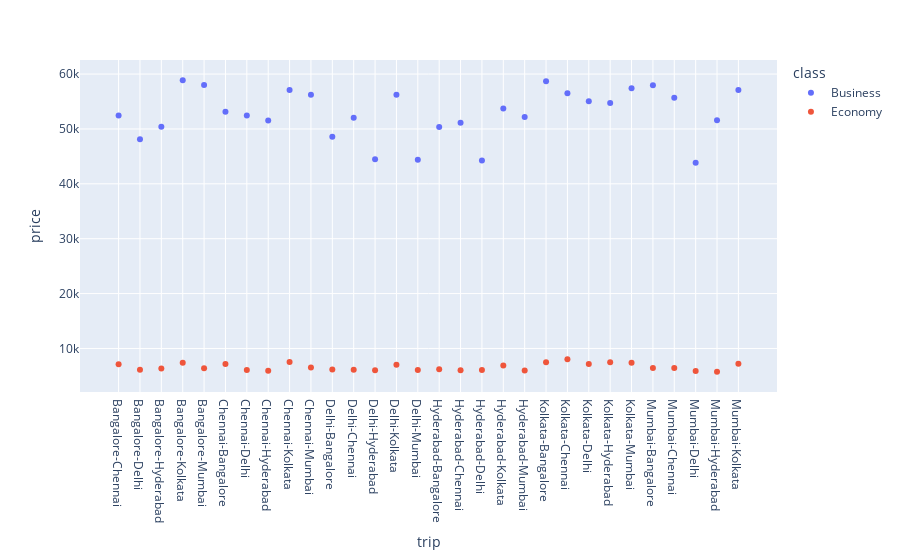

The notebook cell this image was saved under:
### Code cell
ww1=df.groupby(['trip','class'],as_index=False).price.mean()
df1=pd.DataFrame(ww1)
df1. head(20)
px.scatter(df1, 
           x= 'trip',
           y= 'price',
           color= 'class',
           #title= 'Economy flight prices based on arrival time'
           )

### Figure 1 — Plotly figure (JSON) as saved in the notebook; plotly's stock layout.template omitted (floating-point values rounded to 4 significant figures)
{"data": [{"hovertemplate": "class=Business<br>trip=%{x}<br>price=%{y}<extra></extra>", "legendgroup": "Business", "marker": {"color": "#636efa", "symbol": "circle"}, "mode": "markers", "name": "Business", "orientation": "v", "showlegend": true, "type": "scatter", "x": ["Bangalore-Chennai", "Bangalore-Delhi", "Bangalore-Hyderabad", "Bangalore-Kolkata", "Bangalore-Mumbai", "Chennai-Bangalore", "Chennai-Delhi", "Chennai-Hyderabad", "Chennai-Kolkata", "Chennai-Mumbai", "Delhi-Bangalore", "Delhi-Chennai", "Delhi-Hyderabad", "Delhi-Kolkata", "Delhi-Mumbai", "Hyderabad-Bangalore", "Hyderabad-Chennai", "Hyderabad-Delhi", "Hyderabad-Kolkata", "Hyderabad-Mumbai", "Kolkata-Bangalore", "Kolkata-Chennai", "Kolkata-Delhi", "Kolkata-Hyderabad", "Kolkata-Mumbai", "Mumbai-Bangalore", "Mumbai-Chennai", "Mumbai-Delhi", "Mumbai-Hyderabad", "Mumbai-Kolkata"], "xaxis": "x", "y": [52440.0, 48140.0, 50400.0, 58850.0, 58020.0, 53110.0, 52440.0, 51560.0, 57080.0, 56220.0, 48580.0, 52030.0, 44460.0, 56240.0, 44360.0, 50360.0, 51130.0, 44250.0, 53730.0, 52180.0, 58680.0, 56500.0, 55050.0, 54730.0, 57420.0, 57970.0, 55700.0, 43850.0, 51590.0, 57110.0], "yaxis": "y"}, {"hovertemplate": "class=Economy<br>trip=%{x}<br>price=%{y}<extra></extra>", "legendgroup": "Economy", "marker": {"color": "#EF553B", "symbol": "circle"}, "mode": "markers", "name": "Economy", "orientation": "v", "showlegend": true, "type": "scatter", "x": ["Bangalore-Chennai", "Bangalore-Delhi", "Bangalore-Hyderabad", "Bangalore-Kolkata", "Bangalore-Mumbai", "Chennai-Bangalore", "Chennai-Delhi", "Chennai-Hyderabad", "Chennai-Kolkata", "Chennai-Mumbai", "Delhi-Bangalore", "Delhi-Chennai", "Delhi-Hyderabad", "Delhi-Kolkata", "Delhi-Mumbai", "Hyderabad-Bangalore", "Hyderabad-Chennai", "Hyderabad-Delhi", "Hyderabad-Kolkata", "Hyderabad-Mumbai", "Kolkata-Bangalore", "Kolkata-Chennai", "Kolkata-Delhi", "Kolkata-Hyderabad", "Kolkata-Mumbai", "Mumbai-Bangalore", "Mumbai-Chennai", "Mumbai-Delhi", "Mumbai-Hyderabad", "Mumbai-Kolkata"], "xaxis": "x", "y": [7106.0, 6125.0, 6360.0, 7376.0, 6381.0, 7175.0, 6076.0, 5961.0, 7547.0, 6529.0, 6176.0, 6102.0, 6031.0, 7046.0, 6060.0, 6235.0, 6050.0, 6072.0, 6882.0, 5969.0, 7472.0, 8012.0, 7161.0, 7489.0, 7406.0, 6433.0, 6421.0, 5889.0, 5775.0, 7228.0], "yaxis": "y"}], "layout": {"legend": {"title": {"text": "class"}, "tracegroupgap": 0}, "margin": {"t": 60}, "xaxis": {"anchor": "y", "domain": [0, 1], "title": {"text": "trip"}}, "yaxis": {"anchor": "x", "domain": [0, 1], "title": {"text": "price"}}}}
